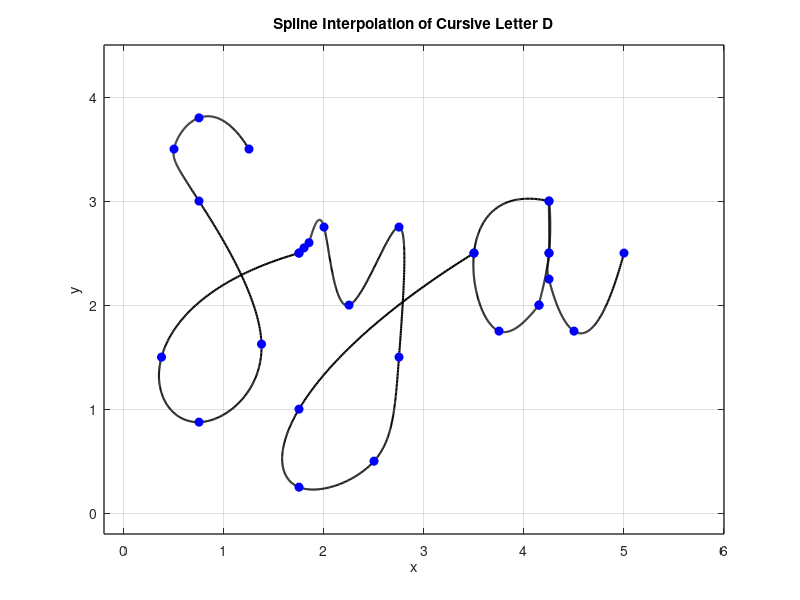

Reproduce this figure in MATLAB.
%% Letter S

x = [1.25 0.75 0.5 0.75 1.375 0.75 0.375 1.75]
y = [3.5 3.8 3.5 3 1.625 0.875 1.5 2.5]

n = length(x);
t = 0:n-1; % Parametric coordinate t
tt = 0:0.01:n-1; % More dense coordinate tt for spline interpolation

% Compute spline interpolation
xx = spline(t, x, tt);
yy = spline(t, y, tt);

% Plot settings
figure(1)
plot(xx, yy, 'k', 'LineWidth', 1.5) % plot spline
hold on
plot(x, y, 'bo', 'MarkerFaceColor', 'b') % plot data points
axis([-0.2 6 -0.2 4.5])
grid on
title('Spline Interpolation of Cursive Letter D')
xlabel('x')
ylabel('y')
set(gca, 'FontSize', 10, 'LineWidth', 1)
grid on


%% Letter Y

x = [0.5 0.55 0.6 0.75 1 1.5 1.5 1.25 0.5 0.5 2.25]
y = [2.5 2.55 2.6 2.75 2 2.75 1.5 0.5 0.25 1 2.5]

x_shift = 1.25;

% Apply the offset to x coordinates (horizontal) 
x = x + x_shift;

n = length(x);
t = 0:n-1; % Parametric coordinate t
tt = 0:0.01:n-1; % More dense coordinate tt for spline interpolation

% Compute spline interpolation
xx = spline(t, x, tt);
yy = spline(t, y, tt);

% Plot settings
figure(1)
plot(xx, yy, 'k', 'LineWidth', 1.5) % plot spline
hold on
plot(x, y, 'bo', 'MarkerFaceColor', 'b') % plot data points
axis([-0.2 6 -0.2 4.5])
grid on
title('Spline Interpolation of Cursive Letter D')
xlabel('x')
ylabel('y')
set(gca, 'FontSize', 10, 'LineWidth', 1)
grid on

%% letter a

x = [1 0.25 0.5 0.9 0.9 1 1 1 1 1.25 1.75];
y = [3 2.5 1.75 2 2 2.5 3 2.5 2.25 1.75 2.5];

x_shift = 3.25;

% Apply the offset to x coordinates (horizontal) 
x = x + x_shift;

n = length(x);
t = 0:n-1; % Parametric coordinate t
tt = 0:0.01:n-1; % More dense coordinate tt for spline interpolation

% Compute spline interpolation
xx = spline(t, x, tt);
yy = spline(t, y, tt);

% Plot settings
figure(1)
plot(xx, yy, 'k', 'LineWidth', 1.5) % plot spline
hold on
plot(x, y, 'bo', 'MarkerFaceColor', 'b') % plot data points
axis([-0.2 6 -0.2 4.5])
grid on
title('Spline Interpolation of Cursive Letter D')
xlabel('x')
ylabel('y')
set(gca, 'FontSize', 10, 'LineWidth', 1)
grid on
